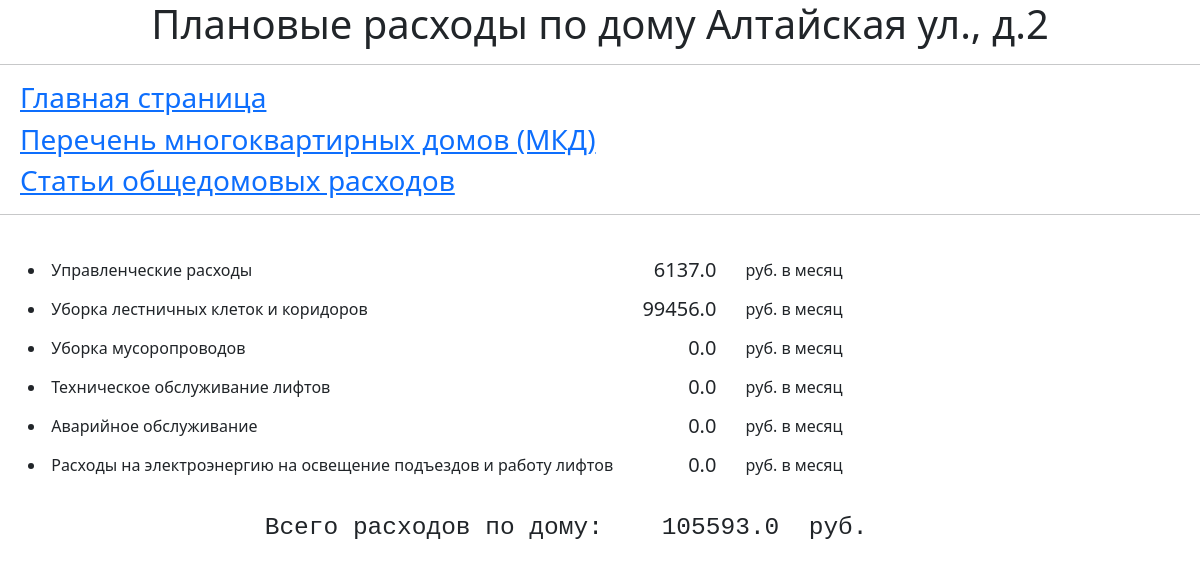
/expenses/build_id?build_id=1, run on the app's committed database.
### models/models.py (models this page shows)
class Item(Base):
    __tablename__ = 'specifications_expenseitem'
    __table_args__ = {'keep_existing': True}
    id = Column(Integer, primary_key=True, index=True)
    title = Column(String, unique=True)
    slug = Column(String, unique=True, index=True)
    content = Column(String, nullable=True)
    sort_num = Column(Integer, autoincrement=True, index=True)
    expenses = relationship('Expenses', back_populates='item')

class Expenses(Base):
    __tablename__ = 'specifications_expenses'
    __table_args__ = {'keep_existing': True}
    id = Column(Integer, primary_key=True, index=True)
    building_id = Column(Integer, ForeignKey('specifications_building.id'), nullable=False, index=True)
    item_id = Column(Integer, ForeignKey('specifications_expenseitem.id'), nullable=False, index=True)
    summ = Column(Float, default=0.0)
    type = Column(String, default='месяц')
    building = relationship('Building', back_populates='expenses')
    item = relationship('Item', back_populates='expenses')

### routers/rout_expenses.py (the view)
@router.get("/build_id")
def expenses_by_build_id(db: Annotated[Session, Depends(get_db)], request: Request, build_id: int):
    building = db.scalar(select(Building).where(Building.id == build_id))
    header = f'Плановые расходы по дому {building.title}'
    subq = select(Expenses).filter(Expenses.building_id==build_id).subquery()
    exp_query = select(Item).outerjoin(subq, subq.c.item_id==Item.id).add_columns(subq.c.summ, subq.c.type)
    expenses = db.execute(exp_query).all()
    exp_list = []
    exp_sum = 0
    for exp in expenses:
        a = {}
        a['item_id']    = exp[0].id
        a['title']      = exp[0].title
        a['summ']    = 0.0 if exp[1] is None else exp[1]
        a['type']    = 'месяц' if exp[2] is None else exp[2]
        exp_list.append(a)
        exp_sum += a['summ']
    if expenses is None:
        raise HTTPException(status_code=status.HTTP_404_NOT_FOUND, detail='Expenses was not found!')
    return templates.TemplateResponse("exps_view.html", {"request": request, "header": header, "summa": exp_sum, "expenses": exp_list})

### templates/exps_view.html
{% extends 'menu.html' %}
{% block content %}
    <table>
        {% for i in expenses %}
        <tr>
            <td><pre>   </pre></td><td><h6><li>{{ i.title }}</li></h6></td>
            <td><pre>   </pre></td><td><h5 align="right">{{ i.summ }}</h5></td>
            <td><pre>   </pre></td><td><h6> руб. в {{i.type}}  </h6></td>
        </tr>
        {% endfor %}
    </table>
    <br>
    <h3 style="margin-left:250px;"><pre> Всего расходов по дому:    {{summa}}  руб.</pre></h3>
{% endblock %}

### data on the page
Item: title "Управленческие расходы", summ "6137.0", type "месяц"
Item: title "Уборка лестничных клеток и коридоров", summ "99456.0", type "месяц"
Item: title "Уборка мусоропроводов", summ "0.0", type "месяц"
Item: title "Техническое обслуживание лифтов", summ "0.0", type "месяц"
Item: title "Аварийное обслуживание", summ "0.0", type "месяц"
Item: title "Расходы на электроэнергию на освещение подъездов и работу лифтов", summ "0.0", type "месяц"

### other printed values
{{ summa }} "105593.0"
